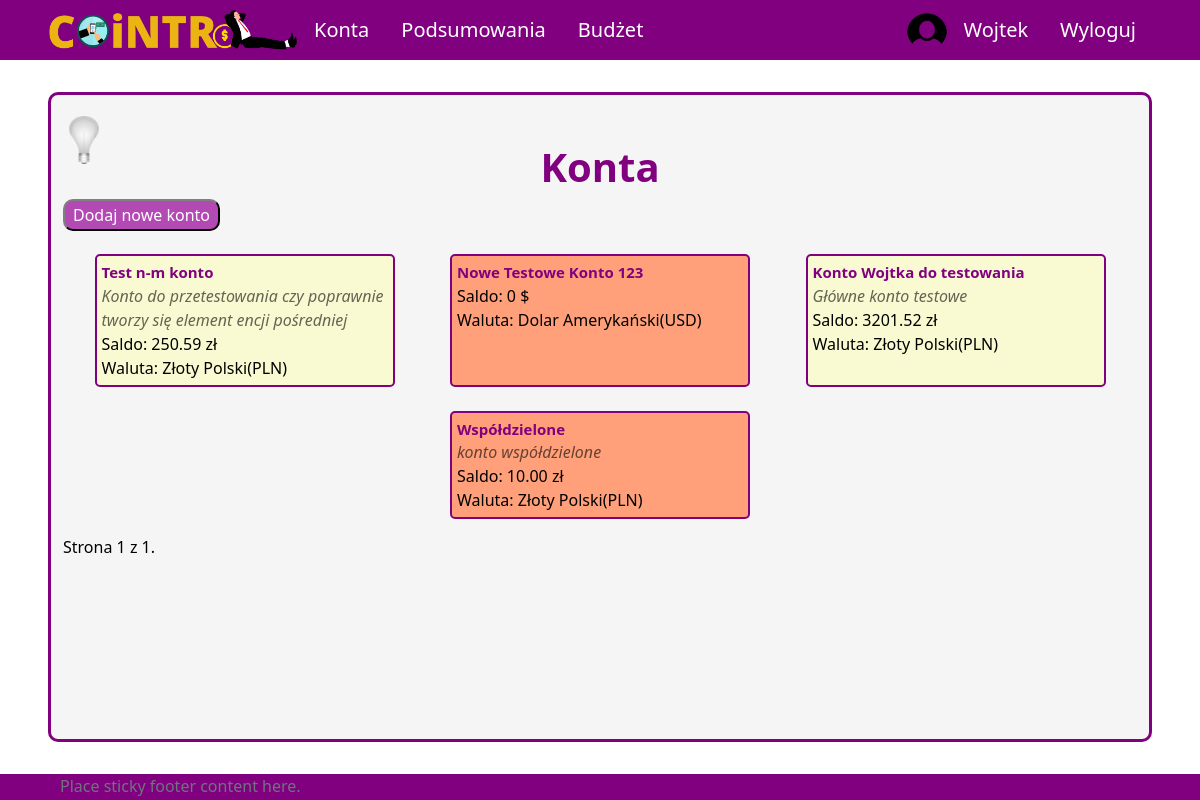
Before: /all-accounts (signed in) with the older database file.
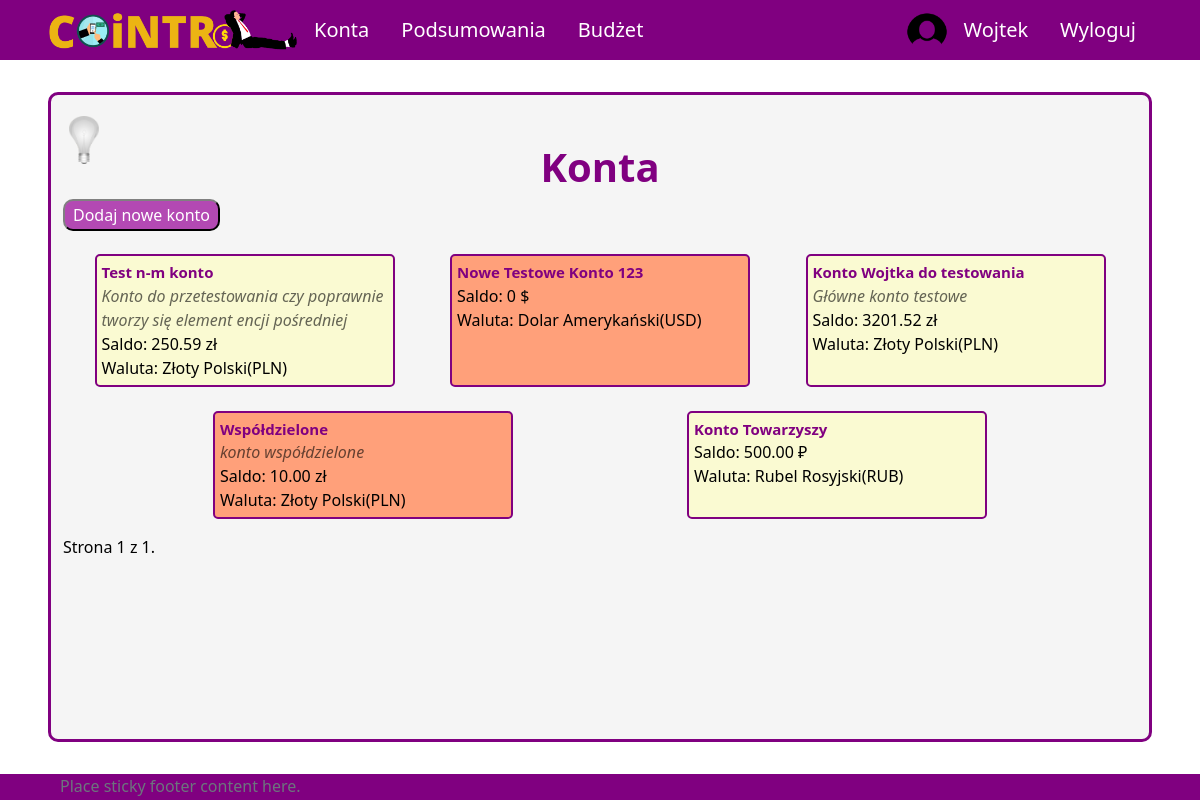
After: the same page with the newer database file.
### aplication/models.py (models this page shows, shortened)
class Account(models.Model):
    owner = models.ForeignKey(Profile, null=True, blank=True, on_delete=models.CASCADE)
    name = models.CharField(max_length=30)
    currency = models.ForeignKey(Currency, on_delete=models.SET_NULL, null=True)
    is_shared = models.BooleanField(default=False)
    description = models.CharField(max_length=100, null=True, blank=True)
    id = models.UUIDField(default=uuid.uuid4, unique=True, primary_key=True, editable=False)
    def __str__(self):
        return self.name
    def print_description(self):
        if self.description!=None:
            return self.description
        else:
            return ""

### UsersApp/models.py (models this page shows)
class Currency(models.Model):
    name = models.CharField(max_length=100)
    access_name = models.CharField(max_length=20) #access_name nazwa aby zdobyć kurs walut
    sign = models.CharField(max_length=5) #znak waluty
    id = models.UUIDField(default=uuid.uuid4, unique=True,
                            primary_key=True, editable=False)
    def __str__(self):
        return f'{self.name}({self.access_name})'

### aplication/views/account_views.py (the view)
# urls.py: path('all-accounts', allAccounts, name='all-accounts'),
@login_required(login_url='login')
def allAccounts(request):
    user_accounts = User_Account.objects.filter(id_user = request.user.profile.id)
    today = date.today()
    accounts = []
    accountAndSum = []
    for ua in user_accounts:
        accounts.append(Account.objects.get(id=ua.id_account.id))
    for account in accounts:
        transactions = Transaction.objects.filter(id_account=account)
        updateTransactions(transactions)
        transactions = Transaction.objects.filter(id_account=account).filter(transaction_date__lte=today)
        accountAndSum.append((account, sumCurrency(transactions, account.currency)))
    paginator = Paginator(accountAndSum, 6)
    page_number = request.GET.get('page')
    page_obj = paginator.get_page(page_number)
    context = {'page_obj': page_obj}
    return render(request, 'application/account/all-accounts.html', context)

### aplication/services.py (called while the page is built, shortened)
def sumCurrency(all_transactions, currency):
    sum = 0
    today = date.today()
    for tr in all_transactions:
        if currency.access_name != tr.currency.access_name:
            if tr.id_category.scope == 'EXPENSE' and tr.transaction_date < today:
                sum += round(c.convert(tr.amount, tr.currency.access_name, currency.access_name, date=tr.transaction_date), 2)
            else:
                sum += round(c.convert(tr.amount, tr.currency.access_name, currency.access_name), 2)
        else:
            sum += tr.amount
    return sum

def updateTransactions(all_transactions):
    today = date.today()
    repeating = all_transactions.filter(~Q(repeat=None))
    for tr in repeating:
        _date = tr.transaction_date

### templates/application/account/all-accounts.html (shortened to what this page needs)
{% extends 'application/base.html' %}
{% block content %}
    <div class="title">
        <h1>Konta</h1>
    </div>
    <a href="{% url 'create-account' %}">
        <button class="button">Dodaj nowe konto</button>
    </a>
    <div class="content tiles" id="all-accounts">
        {% for acc, sum in page_obj %}
            <div class="account">
                <a class="account-link" href={% url 'account' pk=acc.id %}>
                <span class="name">{{ acc }}</span>
                <span class="account-description">{{ acc.print_description }}</span>
                <span class="balance">Saldo: {{ sum }} {{acc.currency.sign}}</span>
                <span class="balance">Waluta: {{ acc.currency }}</span>
                </a>
            </div>
        {% endfor %}
    </div>
        <span class="current">
            Strona {{ page_obj.number }} z {{ page_obj.paginator.num_pages }}.
        </span>
{% endblock %}

### templates/application/base.html (shortened to what this page needs)
{%load static%}
<!DOCTYPE html>
<html lang="pl">
<head>
    <link href="https://cdn.jsdelivr.net/npm/bootstrap@5.2.2/dist/css/bootstrap.min.css" rel="stylesheet">
    <link rel="stylesheet" type="text/css" href="{% static 'css/style.css' %}">
</head>
<body onload="checkColorMode()">
    <nav class="nav" id="navigation">
        {% if user.is_authenticated %}
        <ul class="nav justify-content-start">
            <li class="nav-item"><a id="logo-link" class="nav-link" href="{% url 'home' %}">
                <img onmouseover="logoHover()" onmouseout="logoOut()" id="app-logo" src="{% static 'images/logo.png' %}">
            </a>
            <li class="nav-item"><a class="nav-link" href="{% url 'all-accounts' %}">Konta</a></li>
            <li class="nav-item"><a class="nav-link" href="{% url 'summary' %}">Podsumowania</a></li>
            <li class="nav-item"><a class="nav-link" href="{% url 'budget' %}">Budżet</a></li>
        </ul>
        <ul class="nav justify-content-end">
            <img src="{% static 'images/circle_user_image.png' %}", style="border-radius: 50%; width: 40px;">
            <li class="nav-item"><a class="nav-link" href="{% url 'profile' %}">{{ user.username }}</a></li>
            <li class="nav-item"><a class="nav-link" href="{% url 'logout' %}">Wyloguj</a></li>
        </ul>
        {% endif %}
    </nav>
    <div id = "site-content">
        <button onclick="darkMode()" id="dark-mode-button"><img id="light-bulb" src="{% static 'images/bulb_off.png' %}" /></button>
        {% block content %}
        {% endblock %}
    </div>
    <footer class="footer">
        <div class="container">
            <span class="text-muted">Place sticky footer content here.</span>
        </div>
    </footer>
</body>
</html>

### aplication/static/css/style.css (style rules this page uses)
body { background-color: white; color: black; }
#navigation { position: fixed; top: 0; width: 100%; z-index: 9; }
a.nav-link { color: white; font-size: 20px; }
ul.nav { align-items: center; }
nav.nav { height: 60px; background-color: purple; justify-content: space-between; padding-left: 4vw; padding-right: 4vw; }
#logo-link { padding: 0; }
#app-logo { width: 250px; }
#site-content { min-height: calc(100vh - 60px - 4vh - (60px - 4vh) - 30px); margin-top: calc(60px + 4vh); margin-bottom: 4vh; margin-left: 4vw; margin-right: 4vw; padding-left: 1vw; padding-right: 1vw; padding-top: 1vh; padding-bottom: 1vh; border: 3px solid purple; border-radius: 10px; background-color: whitesmoke; position: relative; }
#dark-mode-button { position: absolute; top: 20px; }
#dark-mode-button > img { width: 30px; }
div.title { padding-top: 5vh; display: flex; align-items: center; flex-direction: column; }
div.title h1 { color: purple; font-size: 40px; font-weight: bold; }
div.content { margin-top: 15px; }
div.tiles { display: flex; flex-wrap: wrap; justify-content: space-evenly; }
div.account { margin-top: 1vh; margin-bottom: 2vh; margin-left: 2vw; margin-right: 2vw; padding: 5px; border: 2px solid purple; border-radius: 5px; background-color: lightgoldenrodyellow; width: 300px; }
div.account:nth-child(even) { background-color: lightsalmon; }
a.account-link { width: 100%; display: flex; flex-direction: column; text-decoration: none; color: black; }
a.account-link > span.name { font-weight: bold; font-size: 15px; color: purple; }
a.account-link > span.account-description { font-style: italic; color: rgba(0, 0, 0, 0.6); }
.button { background-color: rgba(163, 31, 163, 0.8); color: white; padding: 2px 8px; border: 2px solid; border-radius: 10px; border-color: grey black black grey; text-decoration: none; }
footer { height: 30px; background-color: purple; justify-content: space-between; padding-left: 4vw; padding-right: 4vw; }
button { background-color: rgba(0, 0, 0, 0); border: none; }

Changed rows visible on the page:
added Account: name "Konto Towarzyszy", sum "500.00", currency.sign "₽", currency "Rubel Rosyjski(RUB)"
